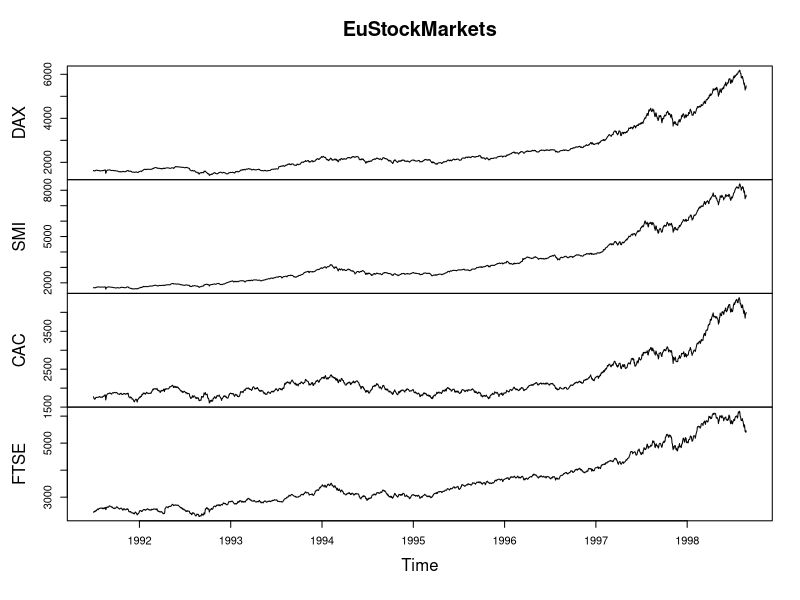
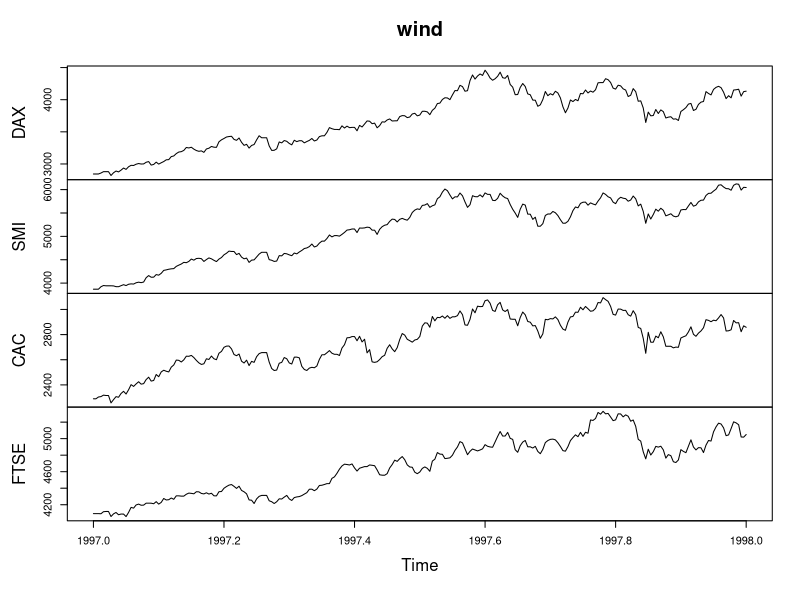
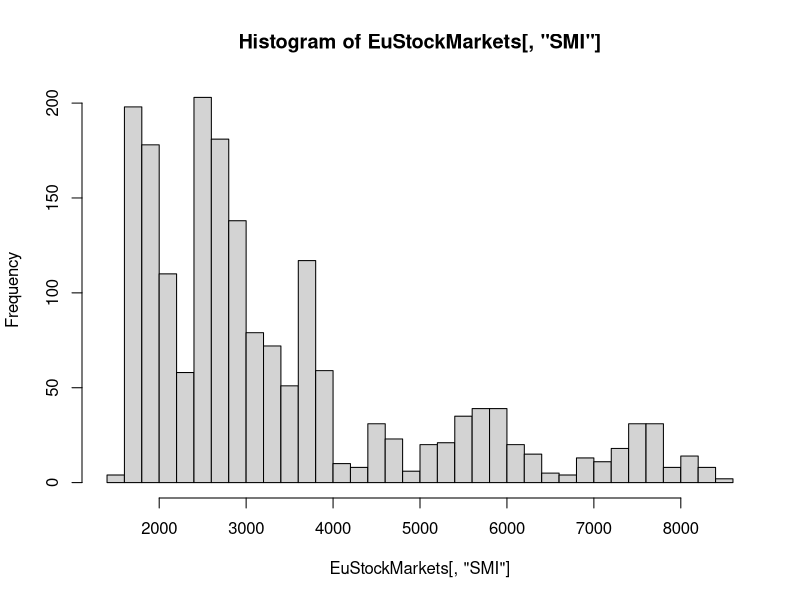
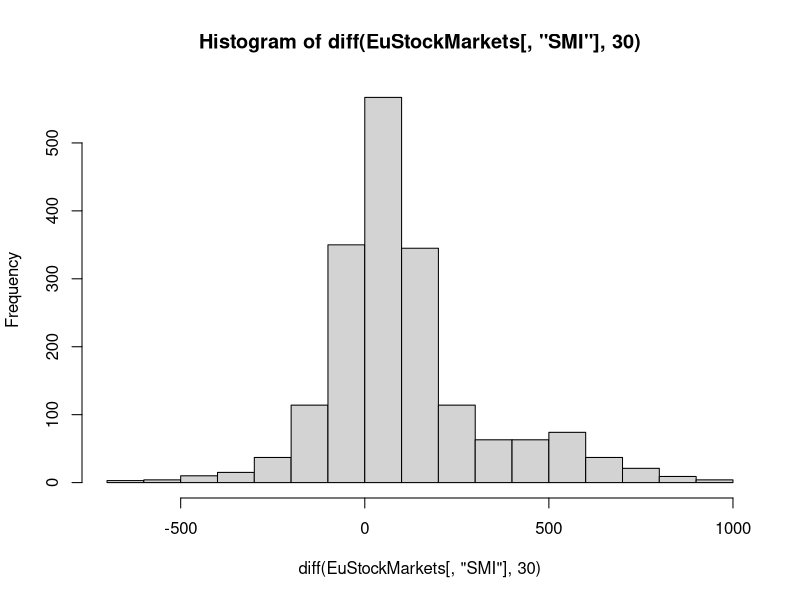
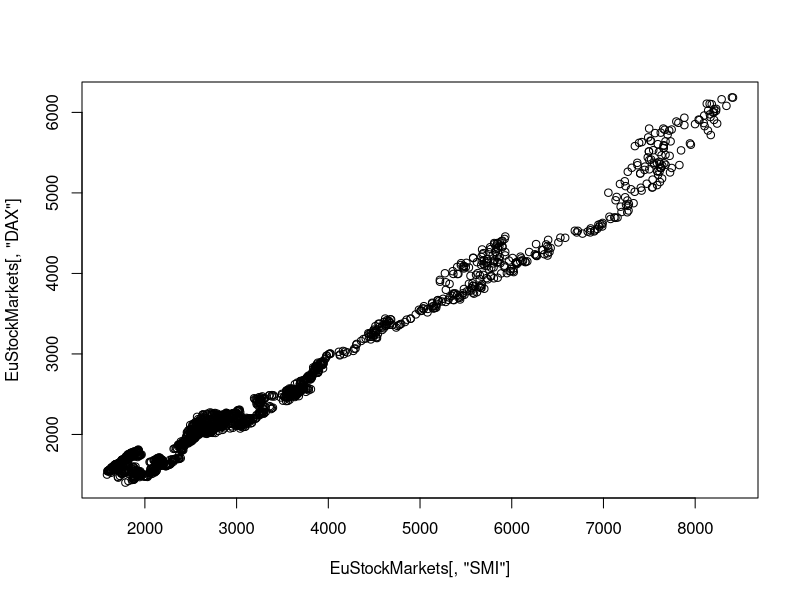
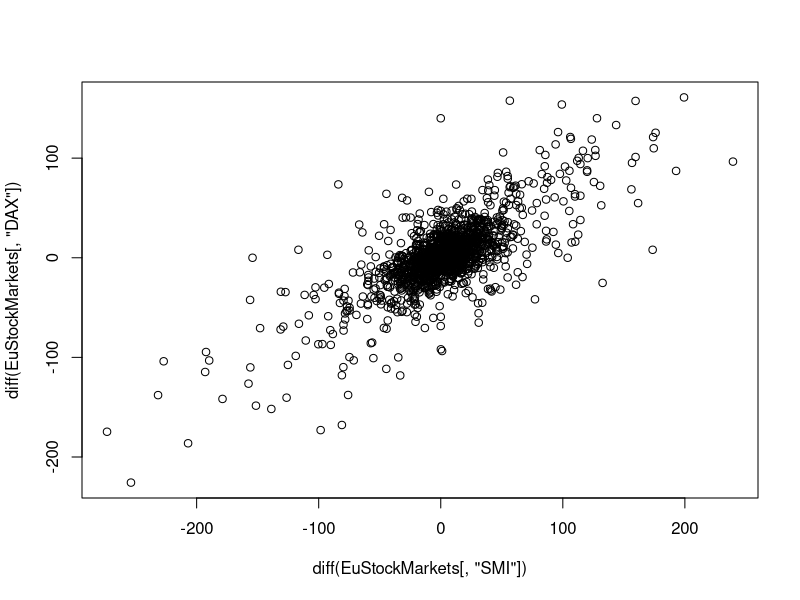
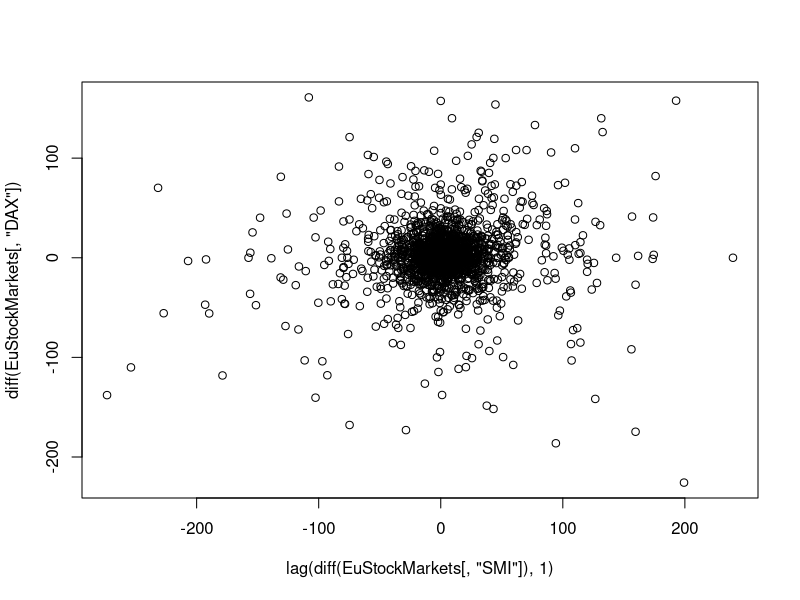
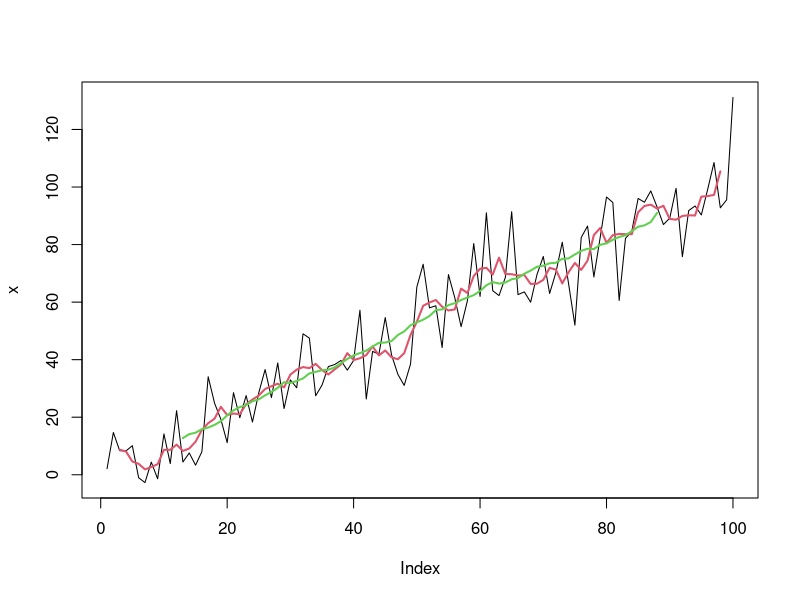

These figures' R source, in order:
library(zoo)

head(EuStockMarkets)
plot(EuStockMarkets)
class(EuStockMarkets)
frequency(EuStockMarkets)
start(EuStockMarkets)
end(EuStockMarkets)
wind <- window(EuStockMarkets, start=1997, end=1998)
wind
plot(wind)
hist(EuStockMarkets[, 'SMI'], 30)
hist(diff(EuStockMarkets[, 'SMI'], 30))
plot(EuStockMarkets[, 'SMI'], EuStockMarkets[, 'DAX'])
plot(diff(EuStockMarkets[, 'SMI']), diff(EuStockMarkets[, 'DAX']))
plot(lag(diff(EuStockMarkets[, 'SMI']), 1), diff(EuStockMarkets[, 'DAX']))


# Window functions
x <- rnorm(100, sd=10) + 1:100
mn <- function(n) { rep(1/n, n) }

plot(x, type='l')
lines(filter(x, mn(5)), col=2, lw=2)
lines(filter(x, mn(25)), col=3, lw=2)


f1 <- rollapply(zoo(x), 20, function(w) min(w), align='left', partial=TRUE)
f2 <- rollapply(zoo(x), 20, function(w) min(w), align='right', partial=TRUE)

plot(x, type='l')
lines(f1, col=2, lw=2)
lines(f2, col=3, lw=2)


# Expanding windows
plot(x, type='l')
lines(cummax(x), col=2, lw=3)
lines(cumsum(x) / 1:length(x), col=3, lw=3)

plot(x, type='l')
lines(rollapply(zoo(x), seq_along(x), function(w) max(w), partial=T, align='right'),
      col=2,
      lw=3)
lines(rollapply(zoo(x), seq_along(x), function(w) mean(w), partial=T, align='right'),
      col=3,
      lw=3)
      

# ACF
x <- 1:100
y <- sin(x * pi / 3)
plot(y)
lines(y)
acf(y)
cor(y[2:100], y[1:99], use='pairwise.complete.obs')
cor(y[3:100], y[1:98], use='pairwise.complete.obs')

# PACF
plot(y)
lines(y)
pacf(y)

y2 <- sin(x * pi/10)
par(mfrow=c(2, 3))
plot(y)
lines(y)
acf(y)
pacf(y)
plot(y2)
lines(y2)
acf(y2)
pacf(y2)

y <- y + y2
par(mfrow=c(3, 1))
plot(y)
lines(y)
acf(y)
pacf(y)

noise1 <- rnorm(100, sd=0.05)
noise2 <- rnorm(100, sd=0.05)
y1 <- y + noise1
y2 <- y2 + noise2
y <- y1 + y2

par(mfrow=c(3, 3))
plot(y1); lines(y1)
acf(y1)
pacf(y1)
plot(y2); lines(y2)
acf(y2)
pacf(y2)
plot(y); lines(y)
acf(y)
pacf(y)

par(mfrow=c(3, 1))
x <- 1:50
plot(x)
acf(x)
pacf(x)


# Spurious Correlation